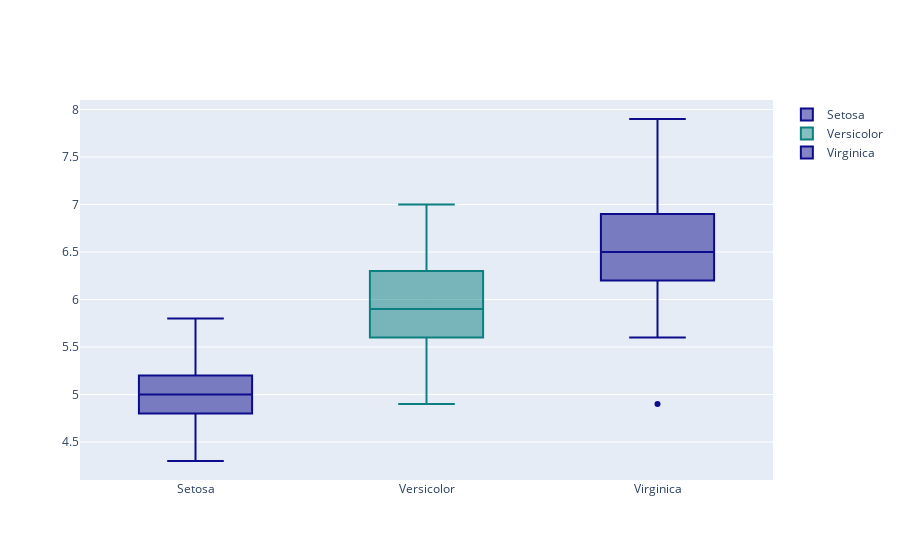

The cell this chart's notebook holds for it:
### Markdown cell above
### Difference analysis between Plotly and species

### Code cell
dataSetosa = data[data.Species == 'Iris-setosa'] 
dataVersicolor = data[data.Species == 'Iris-versicolor']
dataVirginica = data[data.Species == 'Iris-virginica']

trace1 = go.Box(
    y=dataSetosa.SepalLengthCm,
    name = 'Setosa',
    marker = dict(
        color = 'rgb(12, 12, 140)',
    )
)
trace2 = go.Box(
    y=dataVersicolor.SepalLengthCm,
    name = 'Versicolor',
    marker = dict(
        color = 'rgb(12, 128, 128)',
    )
)

trace3 = go.Box(
    y=dataVirginica.SepalLengthCm,
    name = 'Virginica',
    marker = dict(
        color = 'rgb(12, 12, 140)',
    )
)

data1 = [trace1,trace2, trace3]
iplot(data1)

### Figure 1 — Plotly figure (JSON) as saved in the notebook; plotly's stock layout.template omitted (floating-point values rounded to 4 significant figures)
{"data": [{"marker": {"color": "rgb(12, 12, 140)"}, "name": "Setosa", "type": "box", "y": [5.1, 4.9, 4.7, 4.6, 5, 5.4, 4.6, 5, 4.4, 4.9, 5.4, 4.8, 4.8, 4.3, 5.8, 5.7, 5.4, 5.1, 5.7, 5.1, 5.4, 5.1, 4.6, 5.1, 4.8, 5, 5, 5.2, 5.2, 4.7, 4.8, 5.4, 5.2, 5.5, 4.9, 5, 5.5, 4.9, 4.4, 5.1, 5, 4.5, 4.4, 5, 5.1, 4.8, 5.1, 4.6, 5.3, 5]}, {"marker": {"color": "rgb(12, 128, 128)"}, "name": "Versicolor", "type": "box", "y": [7, 6.4, 6.9, 5.5, 6.5, 5.7, 6.3, 4.9, 6.6, 5.2, 5, 5.9, 6, 6.1, 5.6, 6.7, 5.6, 5.8, 6.2, 5.6, 5.9, 6.1, 6.3, 6.1, 6.4, 6.6, 6.8, 6.7, 6, 5.7, 5.5, 5.5, 5.8, 6, 5.4, 6, 6.7, 6.3, 5.6, 5.5, 5.5, 6.1, 5.8, 5, 5.6, 5.7, 5.7, 6.2, 5.1, 5.7]}, {"marker": {"color": "rgb(12, 12, 140)"}, "name": "Virginica", "type": "box", "y": [6.3, 5.8, 7.1, 6.3, 6.5, 7.6, 4.9, 7.3, 6.7, 7.2, 6.5, 6.4, 6.8, 5.7, 5.8, 6.4, 6.5, 7.7, 7.7, 6, 6.9, 5.6, 7.7, 6.3, 6.7, 7.2, 6.2, 6.1, 6.4, 7.2, 7.4, 7.9, 6.4, 6.3, 6.1, 7.7, 6.3, 6.4, 6, 6.9, 6.7, 6.9, 5.8, 6.8, 6.7, 6.7, 6.3, 6.5, 6.2, 5.9]}], "layout": {}}
